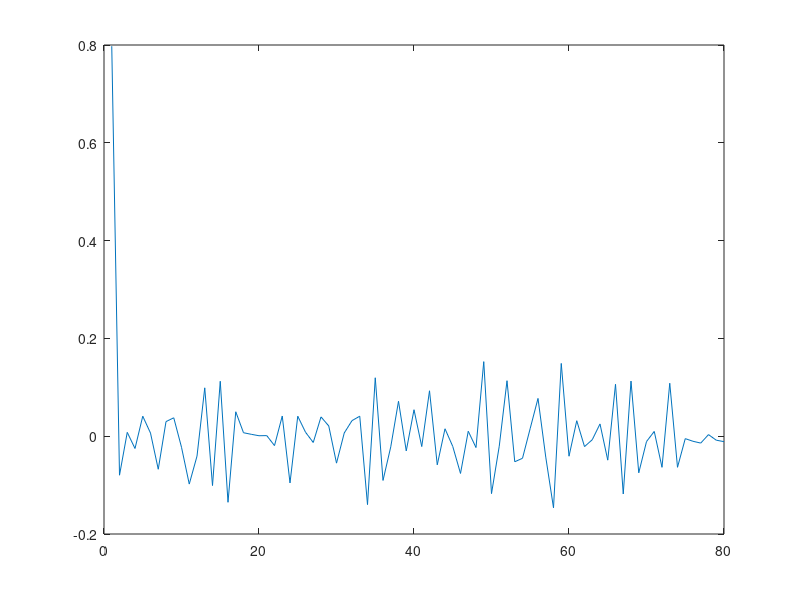

Write MATLAB code to recreate this figure.
clear all
close all
clc
% AR(1)模型
N = 400;
z = 1*randn(1,N);
x(1) = 1;
seta = 0.791;
for i = 2:N
    x(i) = seta*x(i-1)+z(i);
end
 x = x-mean(x);
%% LMS 用于预测AR（1）模型
% 最小均方差收敛于噪声的方差，与噪声的方差大小无关
% 与理论值一致，通过训练得到的滤波器的参数与理论分析值有一定的关联。
% N_tr = 1500;
% N_te = 500;
% DE = 1;
% x_tr = zeros(DE,N_tr);
% des_tr = zeros(1,N_tr);
% x_te = zeros(DE,N_te);
% des_te = zeros(1,N_te);
% for i=1:N_tr
%     x_tr(:,i) = x(i:i+DE-1);
%     des_tr(i) = x(i+DE);
% end 
% for i=1:N_te
%     x_te(:,i) = x(i+N_tr:i+N_tr+DE-1);
%     des_te(i) = x(i+DE+N_tr);
% end
% wstep = 0.01;
% step_bias = 0.001;
% flaglearningcurve = 1;
% [learningcurve,w,bias,err]=mylms(x_tr,des_tr,x_te,des_te,wstep,step_bias,flaglearningcurve);
% Verr=mean(err.^2);
% figure
% plot(learningcurve,'Linewidth',1.5);
% xlabel('iteration time');
% ylabel('MSE');
% title ('noise variance 1');
%% 通过durbin-levinson算法的迭代思想进行求解
% 数据已经准备好了，确定迭代次数为80
h = 80;
mx = mean(x);
%初始化参数
% gama = zeros(1,h);
gama0 = 0;
gama1 = 0;
for t = 1: N
        gama0 = gama0+(x(t)-mx)*(x(t)-mx);
        
end
for t =1:N-1
    gama1 = gama1+(x(t+1)-mx)*(x(t)-mx);
end
 gama0 = (1/N)*gama0;%
 gama1 = (1/N)*gama1;
%  fai = zeros(1,h);
%  v = zeros(1,h);%v0 = gama0;但是没有标注出来
 fai(1) = gama1/gama0;
 v(1) = gama0*(1-fai(1).^2);
 gama(1) = gama1;
for i = 2:h
    gama0 = 0;
    for t = 1: N-i
        gama0 = gama0+(x(t+i)-mx)*(x(t)-mx);
    end
    gama0 = (1/N)*gama0;
    gama(i) =  gama0;
    gamat = fliplr(gama);
    fai(i) = (gama(i) -fai(1:i-1)*gamat(2:i)')/v(i-1);
    v(i) = v(i-1)*(1-fai(i).^2);
    fait = fliplr(fai);
    fai(1:end-1) = fai(1:end-1)-fai(i)*fait(2:end);
end 

figure 
plot(fai);